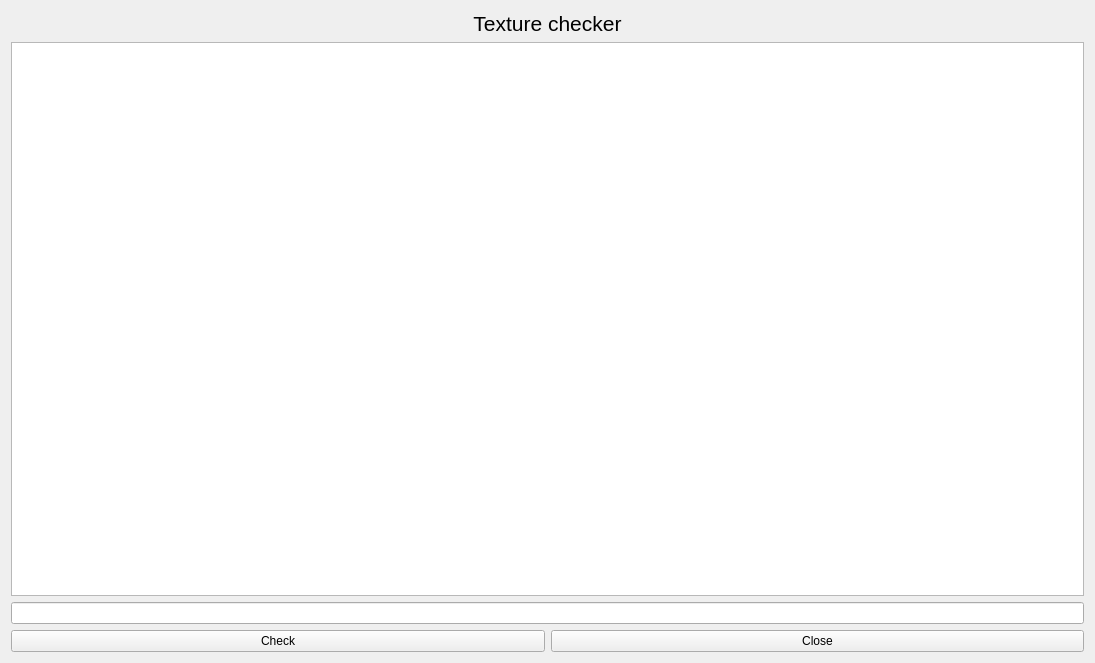
<?xml version="1.0" encoding="UTF-8"?>
<ui version="4.0">
 <class>textureChecker</class>
 <widget class="QWidget" name="textureChecker">
  <property name="geometry">
   <rect>
    <x>0</x>
    <y>0</y>
    <width>1095</width>
    <height>663</height>
   </rect>
  </property>
  <property name="sizePolicy">
   <sizepolicy hsizetype="Preferred" vsizetype="Preferred">
    <horstretch>0</horstretch>
    <verstretch>0</verstretch>
   </sizepolicy>
  </property>
  <property name="windowTitle">
   <string>Mesh checker</string>
  </property>
  <layout class="QVBoxLayout" name="verticalLayout_2">
   <item>
    <layout class="QVBoxLayout" name="verticalLayout">
     <item>
      <widget class="QLabel" name="label">
       <property name="font">
        <font>
         <pointsize>16</pointsize>
        </font>
       </property>
       <property name="text">
        <string>Texture checker</string>
       </property>
       <property name="alignment">
        <set>Qt::AlignCenter</set>
       </property>
      </widget>
     </item>
     <item>
      <layout class="QHBoxLayout" name="horizontalLayout_3">
       <item>
        <widget class="QTableWidget" name="texCheckerTableWidget"/>
       </item>
      </layout>
     </item>
     <item>
      <widget class="QLineEdit" name="statusLine"/>
     </item>
     <item>
      <layout class="QHBoxLayout" name="horizontalLayout">
       <item>
        <widget class="QPushButton" name="checkButton">
         <property name="text">
          <string>Check</string>
         </property>
        </widget>
       </item>
       <item>
        <widget class="QPushButton" name="closeButton">
         <property name="text">
          <string>Close</string>
         </property>
        </widget>
       </item>
      </layout>
     </item>
    </layout>
   </item>
  </layout>
 </widget>
 <resources/>
 <connections/>
</ui>
